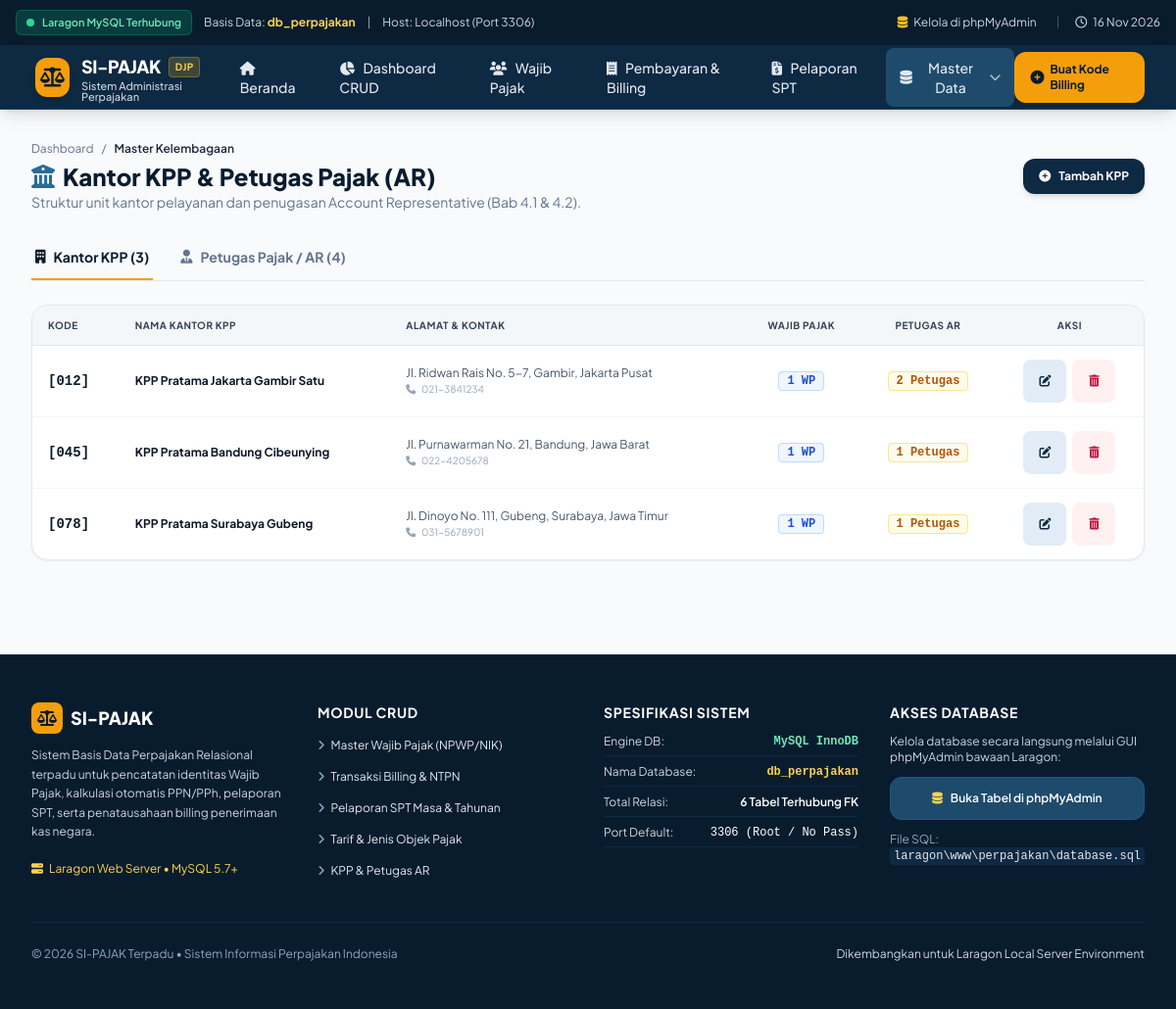
The app's page /kpp.php with its own data.
### tables this page shows
CREATE TABLE `kpp` (
  `id` INT(11) NOT NULL AUTO_INCREMENT,
  `kode_kpp` VARCHAR(3) NOT NULL,
  `nama_kpp` VARCHAR(100) NOT NULL,
  `alamat` TEXT NULL,
  `no_telepon` VARCHAR(15) NULL,
  `created_at` TIMESTAMP NOT NULL DEFAULT CURRENT_TIMESTAMP,
  PRIMARY KEY (`id`),
  UNIQUE KEY `idx_kpp_kode` (`kode_kpp`)
);

### kpp.php (the view, shortened to what this page needs)
<?php
require_once __DIR__ . '/config/database.php';
$tab = $_GET['tab'] ?? 'kpp';
$listKPP = $pdo->query("
    SELECT k.*,
           (SELECT COUNT(*) FROM wajib_pajak w WHERE w.kpp_id = k.id) as total_wp,
           (SELECT COUNT(*) FROM petugas_pajak p WHERE p.kpp_id = k.id) as total_petugas
    FROM kpp k
    ORDER BY k.id ASC
")->fetchAll();
$listPetugas = $pdo->query("
    SELECT p.*, k.kode_kpp, k.nama_kpp,
           (SELECT COUNT(*) FROM wajib_pajak w WHERE w.petugas_ar_id = p.id) as total_wp_diampu
    FROM petugas_pajak p
    JOIN kpp k ON p.kpp_id = k.id
    ORDER BY p.id ASC
")->fetchAll();
require_once __DIR__ . '/layout/header.php';
?>
<div class="max-w-7xl mx-auto px-4 sm:px-6 lg:px-8 py-8 space-y-6">
    <div class="flex flex-col sm:flex-row sm:items-center justify-between gap-4">
        <div>
            <div class="flex items-center gap-2 text-xs text-slate-500 mb-1">
                <a href="dashboard.php" class="hover:text-tax-700">Dashboard</a>
                <span>/</span>
                <span class="text-slate-800 font-semibold">Master Kelembagaan</span>
            </div>
            <h1 class="text-2xl font-black text-tax-950 flex items-center gap-2">
                <i class="fa-solid fa-building-columns text-tax-600"></i> Kantor KPP & Petugas Pajak (AR)
            </h1>
            <p class="text-xs sm:text-sm text-slate-500">Struktur unit kantor pelayanan dan penugasan Account Representative (Bab 4.1 & 4.2).</p>
        </div>
        <div class="flex items-center gap-2">
            <?php if ($tab === 'kpp'): ?>
                <a href="kpp.php?tab=kpp&action=create" class="px-4 py-2.5 rounded-xl bg-tax-900 hover:bg-tax-800 text-white font-bold text-xs shadow-md transition flex items-center gap-2">
                    <i class="fa-solid fa-plus-circle"></i> Tambah KPP
                </a>
            <?php else: ?>
                <a href="kpp.php?tab=petugas&action=create" class="px-4 py-2.5 rounded-xl bg-amber-500 hover:bg-amber-600 text-tax-950 font-bold text-xs shadow-md transition flex items-center gap-2">
                    <i class="fa-solid fa-user-plus"></i> Tambah Petugas AR
                </a>
            <?php endif; ?>
        </div>
    </div>
    <div class="border-b border-slate-200">
        <nav class="flex space-x-6">
            <a href="kpp.php?tab=kpp" class="py-3 px-1 border-b-2 font-bold text-sm transition flex items-center gap-2 <?= $tab === 'kpp' ? 'border-amber-500 text-tax-950' : 'border-transparent text-slate-500 hover:text-slate-800' ?>">
                <i class="fa-solid fa-building"></i> Kantor KPP (<?= count($listKPP) ?>)
            </a>
            <a href="kpp.php?tab=petugas" class="py-3 px-1 border-b-2 font-bold text-sm transition flex items-center gap-2 <?= $tab === 'petugas' ? 'border-amber-500 text-tax-950' : 'border-transparent text-slate-500 hover:text-slate-800' ?>">
                <i class="fa-solid fa-user-tie"></i> Petugas Pajak / AR (<?= count($listPetugas) ?>)
            </a>
        </nav>
    </div>
    <?php if ($tab === 'kpp'): ?>
        <div class="bg-white rounded-2xl shadow-sm border border-slate-200 overflow-hidden">
            <div class="overflow-x-auto">
                <table class="w-full text-left text-xs">
                    <thead class="bg-slate-100/80 text-slate-700 uppercase text-[10px] tracking-wider border-b border-slate-200">
                        <tr>
                            <th class="py-3 px-4">Kode</th>
                            <th class="py-3 px-4">Nama Kantor KPP</th>
                            <th class="py-3 px-4">Alamat & Kontak</th>
                            <th class="py-3 px-4 text-center">Wajib Pajak</th>
                            <th class="py-3 px-4 text-center">Petugas AR</th>
                            <th class="py-3 px-4 text-center">Aksi</th>
                        </tr>
                    </thead>
                    <tbody class="divide-y divide-slate-100">
                        <?php foreach ($listKPP as $row): ?>
                            <tr class="hover:bg-slate-50 transition">
                                <td class="py-3.5 px-4 font-mono font-bold text-tax-950 text-sm">[<?= htmlspecialchars($row['kode_kpp']) ?>]</td>
                                <td class="py-3.5 px-4 font-bold text-slate-900"><?= htmlspecialchars($row['nama_kpp']) ?></td>
                                <td class="py-3.5 px-4 text-slate-600">
                                    <div><?= htmlspecialchars($row['alamat'] ?? '-') ?></div>
                                    <div class="text-[10px] text-slate-400"><i class="fa-solid fa-phone mr-1"></i> <?= htmlspecialchars($row['no_telepon'] ?? '-') ?></div>
                                </td>
                                <td class="py-3.5 px-4 text-center font-mono font-bold text-slate-800">
                                    <span class="px-2 py-0.5 rounded bg-blue-50 text-blue-700 border border-blue-200"><?= $row['total_wp'] ?> WP</span>
                                </td>
                                <td class="py-3.5 px-4 text-center font-mono font-bold text-slate-800">
                                    <span class="px-2 py-0.5 rounded bg-amber-50 text-amber-700 border border-amber-200"><?= $row['total_petugas'] ?> Petugas</span>
                                </td>
                                <td class="py-3.5 px-4 text-center">
                                    <div class="flex items-center justify-center gap-1.5">
                                        <a href="kpp.php?tab=kpp&action=edit&id=<?= $row['id'] ?>" class="min-h-[44px] min-w-[44px] inline-flex items-center justify-center p-2 rounded-lg bg-tax-100 hover:bg-tax-200 text-tax-900 transition" title="Edit">
                                            <i class="fa-solid fa-pen-to-square"></i>
                                        </a>
                                        <form method="POST" action="kpp.php?tab=kpp" onsubmit="return confirm('Hapus KPP ini?');" class="inline">
                                            <button type="submit" class="min-h-[44px] min-w-[44px] inline-flex items-center justify-center p-2 rounded-lg bg-rose-50 hover:bg-rose-100 text-rose-700 transition" title="Hapus">
                                                <i class="fa-solid fa-trash-can"></i>
                                            </button>
                                        </form>
                                    </div>
                                </td>
                            </tr>
                        <?php endforeach; ?>
                    </tbody>
                </table>
            </div>
        </div>
    <?php endif; ?>
</div>
<?php require_once __DIR__ . '/layout/footer.php'; ?>

### layout/header.php (style rules this page uses)
body { font-family: 'Plus Jakarta Sans', sans-serif; }

### records on screen
kpp: kode_kpp "012", nama_kpp "KPP Pratama Jakarta Gambir Satu", alamat "Jl. Ridwan Rais No. 5-7, Gambir, Jakarta Pusat", no_telepon "021-3841234", total_wp "1", total_petugas "2"
kpp: kode_kpp "045", nama_kpp "KPP Pratama Bandung Cibeunying", alamat "Jl. Purnawarman No. 21, Bandung, Jawa Barat", no_telepon "022-4205678", total_wp "1", total_petugas "1"
kpp: kode_kpp "078", nama_kpp "KPP Pratama Surabaya Gubeng", alamat "Jl. Dinoyo No. 111, Gubeng, Surabaya, Jawa Timur", no_telepon "031-5678901", total_wp "1", total_petugas "1"

### other values on screen
count($listKPP) "3"
count($listPetugas) "4"
